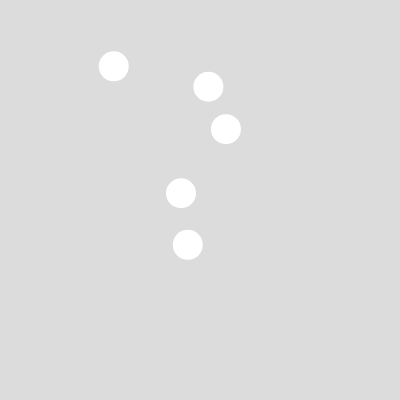
Frame 1 (no input)
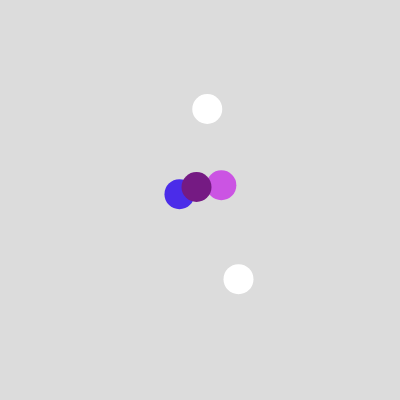
Frame 60 (no input)
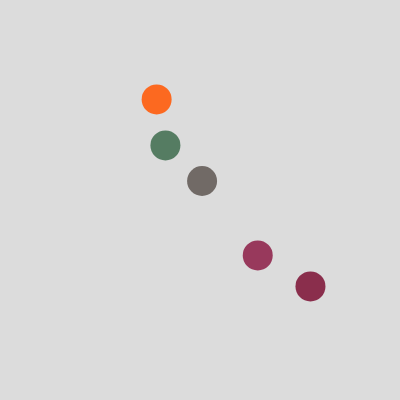
Frame 120 (the mouse pressed at the canvas centre since frame 60)

The p5.js sketch that drew these frames (run headless with seeded random() and noise() and a simulated clock; from frame 60 on, the mouse is pressed at the canvas centre):

// p5.js sketch
// ── sketch.js
// -
// incontro scontro prima prova by Ilenia Balella 
// 2020 © Ilenia Balella @ileniab, Daniele @Fupete and the course DSII2020 at DESIGN.unirsm 
// github.com/dsii-2020-unirsm — github.com/ileniab
// Educational purposes, MIT License, 2020, San Marino
// —

let camminatore = []
let num = 5


function setup() {
  createCanvas(400, 400);

  for (var i = 0; i < num; i++) {
    camminatore[i] = new Walker(random(width), random(height));
  }
}

function draw() {
  background(220);
  for (var i = 0; i < camminatore.length; i++) {
    camminatore[i].spostati();
    camminatore[i].mostrati();
    //for per cambiare i colori      
    for (var j = 0; j < camminatore.length; j++) {
      if (i != j && camminatore[i].interseca(camminatore[j])) {
        camminatore[i].cambiaColore();
        camminatore[j].cambiaColore();
      }
    }
  }

}

function Walker(x, y) {

  this.x = x
  this.y = y
  this.r = 15
  this.t = random(50)
  this.col = color(255);

  this.cambiaColore = function() {
    this.col = color(random(255), random(255), random(255));
  }

  this.interseca = function(other) {
    this.d = dist(this.x, this.y, other.x, other.y);
    if (this.d < this.r + other.r) //se la distanza è < della somma dei due raggi
    {
      console.log("scontro: " + this.d)
      return true;
    } else {
      return false;
    }
  }

  this.mostrati = function() {
    noStroke()
    fill(this.col)
    ellipse(this.x, this.y, this.r * 2, this.r * 2)
  }

  this.spostati = function() {
    this.x = noise(this.t) * width
    this.y = noise(this.t + 5) * height
    this.t += 0.01
  }


}
